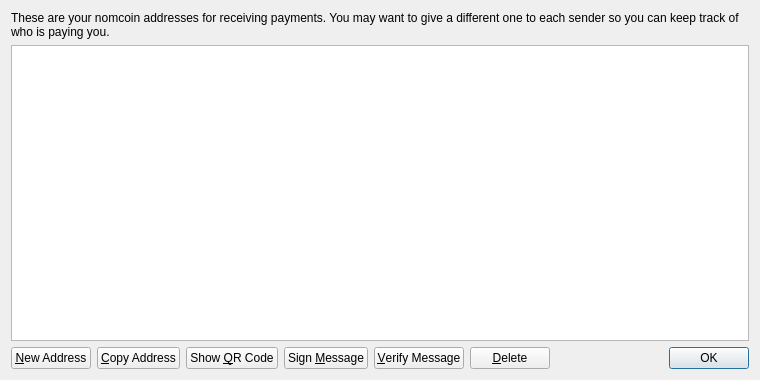
<?xml version="1.0" encoding="UTF-8"?>
<ui version="4.0">
 <class>AddressBookPage</class>
 <widget class="QWidget" name="AddressBookPage">
  <property name="geometry">
   <rect>
    <x>0</x>
    <y>0</y>
    <width>760</width>
    <height>380</height>
   </rect>
  </property>
  <property name="windowTitle">
   <string>Address Book</string>
  </property>
  <layout class="QVBoxLayout" name="verticalLayout">
   <item>
    <widget class="QLabel" name="labelExplanation">
     <property name="text">
      <string>These are your nomcoin addresses for receiving payments. You may want to give a different one to each sender so you can keep track of who is paying you.</string>
     </property>
     <property name="textFormat">
      <enum>Qt::PlainText</enum>
     </property>
     <property name="wordWrap">
      <bool>true</bool>
     </property>
    </widget>
   </item>
   <item>
    <widget class="QTableView" name="tableView">
     <property name="contextMenuPolicy">
      <enum>Qt::CustomContextMenu</enum>
     </property>
     <property name="toolTip">
      <string>Double-click to edit address or label</string>
     </property>
     <property name="tabKeyNavigation">
      <bool>false</bool>
     </property>
     <property name="alternatingRowColors">
      <bool>true</bool>
     </property>
     <property name="selectionMode">
      <enum>QAbstractItemView::SingleSelection</enum>
     </property>
     <property name="selectionBehavior">
      <enum>QAbstractItemView::SelectRows</enum>
     </property>
     <property name="sortingEnabled">
      <bool>true</bool>
     </property>
     <attribute name="verticalHeaderVisible">
      <bool>false</bool>
     </attribute>
    </widget>
   </item>
   <item>
    <layout class="QHBoxLayout" name="horizontalLayout">
     <item>
      <widget class="QPushButton" name="newAddressButton">
       <property name="toolTip">
        <string>Create a new address</string>
       </property>
       <property name="text">
        <string>&amp;New Address</string>
       </property>
       <property name="icon">
        <iconset resource="../nomcoin.qrc">
         <normaloff>:/icons/add</normaloff>:/icons/add</iconset>
       </property>
      </widget>
     </item>
     <item>
      <widget class="QPushButton" name="copyToClipboard">
       <property name="toolTip">
        <string>Copy the currently selected address to the system clipboard</string>
       </property>
       <property name="text">
        <string>&amp;Copy Address</string>
       </property>
       <property name="icon">
        <iconset resource="../nomcoin.qrc">
         <normaloff>:/icons/editcopy</normaloff>:/icons/editcopy</iconset>
       </property>
      </widget>
     </item>
     <item>
      <widget class="QPushButton" name="showQRCode">
       <property name="text">
        <string>Show &amp;QR Code</string>
       </property>
       <property name="icon">
        <iconset resource="../nomcoin.qrc">
         <normaloff>:/icons/qrcode</normaloff>:/icons/qrcode</iconset>
       </property>
      </widget>
     </item>
     <item>
      <widget class="QPushButton" name="signMessage">
       <property name="toolTip">
        <string>Sign a message to prove you own a nomcoin address</string>
       </property>
       <property name="text">
        <string>Sign &amp;Message</string>
       </property>
       <property name="icon">
        <iconset resource="../nomcoin.qrc">
         <normaloff>:/icons/edit</normaloff>:/icons/edit</iconset>
       </property>
      </widget>
     </item>
     <item>
      <widget class="QPushButton" name="verifyMessage">
       <property name="toolTip">
        <string>Verify a message to ensure it was signed with a specified nomcoin address</string>
       </property>
       <property name="text">
        <string>&amp;Verify Message</string>
       </property>
       <property name="icon">
        <iconset resource="../nomcoin.qrc">
         <normaloff>:/icons/transaction_0</normaloff>:/icons/transaction_0</iconset>
       </property>
      </widget>
     </item>
     <item>
      <widget class="QPushButton" name="deleteButton">
       <property name="toolTip">
        <string>Delete the currently selected address from the list</string>
       </property>
       <property name="text">
        <string>&amp;Delete</string>
       </property>
       <property name="icon">
        <iconset resource="../nomcoin.qrc">
         <normaloff>:/icons/remove</normaloff>:/icons/remove</iconset>
       </property>
      </widget>
     </item>
     <item>
      <spacer name="horizontalSpacer">
       <property name="orientation">
        <enum>Qt::Horizontal</enum>
       </property>
       <property name="sizeHint" stdset="0">
        <size>
         <width>40</width>
         <height>20</height>
        </size>
       </property>
      </spacer>
     </item>
     <item>
      <widget class="QDialogButtonBox" name="buttonBox">
       <property name="sizePolicy">
        <sizepolicy hsizetype="Maximum" vsizetype="Fixed">
         <horstretch>0</horstretch>
         <verstretch>0</verstretch>
        </sizepolicy>
       </property>
       <property name="standardButtons">
        <set>QDialogButtonBox::Ok</set>
       </property>
      </widget>
     </item>
    </layout>
   </item>
  </layout>
 </widget>
 <resources>
  <include location="../nomcoin.qrc"/>
 </resources>
 <connections/>
</ui>
